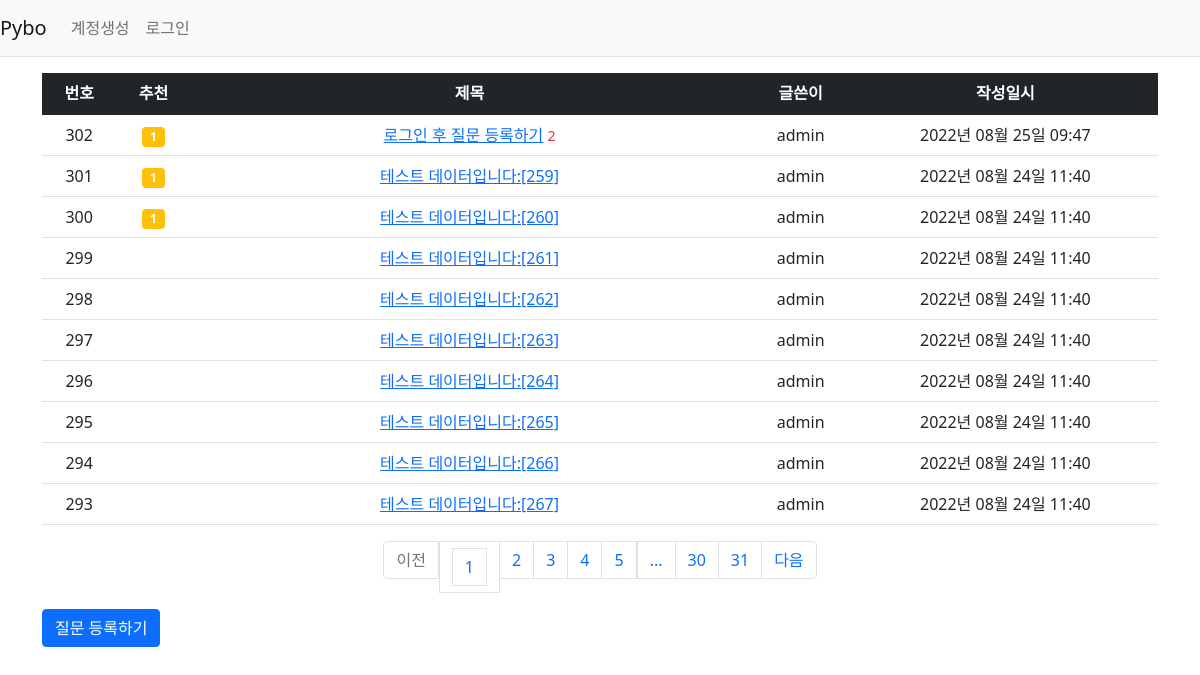
Page /question/list/ on the committed database.
### pybo/models.py (models this page shows)
class Question(db.Model):   # 모든 모델의 기본 클래스인 db.Model을 상속. db는 __init__.py에서 생성한 SQLAlchemy 객체.
    id = db.Column(db.Integer, primary_key=True)
    subject = db.Column(db.String(200), nullable=False)
    content = db.Column(db.Text(), nullable=False)
    create_date = db.Column(db.DateTime(), nullable=False)
    user_id = db.Column(db.Integer, db.ForeignKey('user.id', ondelete='CASCADE'), nullable=False)
    user = db.relationship('User', backref=db.backref('question_set'))
    modify_date = db.Column(db.DateTime(), nullable=True)
    voter = db.relationship('User', secondary=question_voter, backref=db.backref('question_voter_set'))

class User(db.Model):
    id = db.Column(db.Integer, primary_key=True)
    username = db.Column(db.String(150), unique=True, nullable=False)
    password = db.Column(db.String(200), nullable=False)
    email = db.Column(db.String(120), unique=True, nullable=False)

### pybo/views/question_views.py (the view)
@bp.route('/list/')
def _list():
    page = request.args.get('page', type=int, default=1)    # 페이지
    question_list = Question.query.order_by(Question.create_date.desc())
    question_list = question_list.paginate(page, per_page=10)
    return render_template('question/question_list.html', question_list=question_list)

### pybo/filter.py (called while the page is built)
def format_datetime(value, fmt='%Y년 %m월 %d일 %H:%M'):
    return value.strftime(fmt)

### pybo/views/auth_views.py (called while the page is built)
@bp.before_app_request  # 이 애너테이션 적용 시 라우트 함수보다 먼저 실행됨
def load_logged_in_user():
    user_id = session.get('user_id')
    if user_id is None:
        g.user = None   # g는 플라스크가 제공하는 컨텍스트 변수
    else:
        g.user = User.query.get(user_id)

### pybo/templates/question/question_list.html
{% extends 'base.html' %}
{% block content %}
<div class="container my-3">
    <table class="table">
        <thead>
        <tr class="text-center table-dark">
            <th>번호</th>
            <th>추천</th>
            <th style="width:50%">제목</th>
            <th>글쓴이</th>
            <th>작성일시</th>
        </tr>
        </thead>
        <tbody>
        {% if question_list %}
        {% for question in question_list.items %}
        <tr class="text-center">
            <td>{{ question_list.total - ((question_list.page - 1) * question_list.per_page) - loop.index0 }}</td>
            <td>
                {% if question.voter|length > 0 %}
                <span class="badge bg-warning px-2 py-1">{{ question.voter|length }}</span>
                {% endif %}
            </td>
            <td class="text-left">
                <a href="{{ url_for('question.detail', question_id=question.id) }}">{{ question.subject }}</a>
                {% if question.answer_set|length > 0 %}
                <span class="text-danger small ml-2">{{ question.answer_set|length }}</span>
                {% endif %}
            </td>
            <td>{{ question.user.username }}</td>
            <td>{{ question.create_date|datetime }}</td>
        </tr>
        {% endfor %}
        {% else %}
        <tr>
            <td colspan="3">질문이 없습니다.</td>
        </tr>
        {% endif %}
        </tbody>
    </table>
    <ul class="pagination justify-content-center">
        {% if question_list.has_prev %}
        <li class="page-item">
            <a class="page-link" href="?page={{ question_list.prev_num }}">이전</a>
        </li>
        {% else %}
        <li class="page-item disabled">
            <a class="page-link" tabindex="-1" aria-disabled="true" href="#">이전</a>
        </li>
        {% endif %}
        {% for page_num in question_list.iter_pages() %}
            {% if page_num %}
                {% if page_num != question_list.page %}
                <li class="page-item">
                    <a class="page-link" href="?page={{ page_num }}">{{ page_num }}</a>
                </li>
                {% else %}
                <li class="page-link active" aria-current="page">
                    <a class="page-link" href="#">{{ page_num }}</a>
                </li>
                {% endif %}
            {% else %}
                <li class="disabled">
                    <a class="page-link" href="#">...</a>
                </li>
            {% endif %}
        {% endfor %}
        {% if question_list.has_next %}
        <li class="page-item">
            <a class="page-link" href="?page={{ question_list.next_num }}">다음</a>
        </li>
        {% else %}
        <li class="page-item disabled">
            <a class="page-link" tabindex="-1" aria-disabled="true" href="#">다음</a>
        </li>
        {% endif %}
    </ul>
    <a href="{{ url_for('question.create') }}" class="btn btn-primary">질문 등록하기</a>
</div>
{% endblock %}

### pybo/templates/base.html (shortened to what this page needs)
<!doctype html>
<html lang="ko">
<head>
    <link rel="stylesheet" href="{{ url_for('static', filename='bootstrap.min.css') }}">
    <link rel="stylesheet" href="{{ url_for('static', filename='style.css') }}">
</head>
<body>
{% include "navbar.html" %}
{% block content %}
{% endblock %}
</body>
</html>

### pybo/templates/navbar.html (shortened to what this page needs)
<nav class="navbar navbar-expand-lg navbar-light bg-light border-bottom">
    <a class="navbar-brand" href="{{ url_for('main.index') }}">Pybo</a>
    <div class="collapse navbar-collapse flex-grow-0" id="navbarNav">
        {% if g.user %}
        <ul class="navbar-nav">
            <li class="nav-item">
                <a class="nav-link" href="{{ url_for('auth.logout') }}">{{ g.user.username }} (로그아웃)</a>
            </li>
        </ul>
        {% else %}
        <ul class="navbar-nav">
            <li class="nav-item">
                <a class="nav-link" href="{{ url_for('auth.signup') }}">계정생성</a>
            </li>
            <li class="nav-item">
                <a class="nav-link" href="{{ url_for('auth.login') }}">로그인</a>
            </li>
        </ul>
        {% endif %}
    </div>
</nav>

### rows in the picture
Question: total "302", voter|length "1", subject "로그인 후 질문 등록하기", answer_set|length "2", user.username "admin", create_date "2022년 08월 25일 09:47"
Question: total "301", voter|length "1", subject "테스트 데이터입니다:[259]", user.username "admin", create_date "2022년 08월 24일 11:40"
Question: total "300", voter|length "1", subject "테스트 데이터입니다:[260]", user.username "admin", create_date "2022년 08월 24일 11:40"
Question: total "299", subject "테스트 데이터입니다:[261]", user.username "admin", create_date "2022년 08월 24일 11:40"
Question: total "298", subject "테스트 데이터입니다:[262]", user.username "admin", create_date "2022년 08월 24일 11:40"
Question: total "297", subject "테스트 데이터입니다:[263]", user.username "admin", create_date "2022년 08월 24일 11:40"
Question: total "296", subject "테스트 데이터입니다:[264]", user.username "admin", create_date "2022년 08월 24일 11:40"
Question: total "295", subject "테스트 데이터입니다:[265]", user.username "admin", create_date "2022년 08월 24일 11:40"
Question: total "294", subject "테스트 데이터입니다:[266]", user.username "admin", create_date "2022년 08월 24일 11:40"
Question: total "293", subject "테스트 데이터입니다:[267]", user.username "admin", create_date "2022년 08월 24일 11:40"

### other values in the picture
{{ page_num }} "1"
{{ page_num }} "2" "3" "4" "5" "30" "31"
